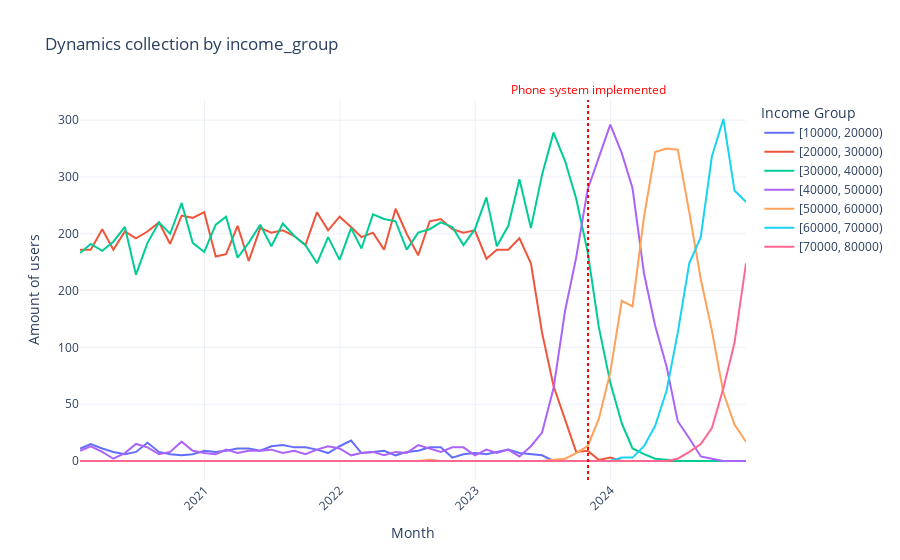

The cell this chart's notebook holds for it:
### Code cell
tmp = (
    cl[['month_end', 'income_group', 'user_id']]
    .groupby(['month_end', 'income_group'])
    .agg(count=('user_id', 'count'))
    .reset_index()
)

fig = px.line(
    tmp,
    x='month_end',
    y='count',
    color='income_group',
    title='Dynamics collection by income_group',
    labels={
        'month_end': 'Month',
        'count': 'Amount of users',
        'income_group': 'Income Group'
    },
    line_shape='linear'
)

fig.add_shape(
    type="line",
    x0="2023-11-01", x1="2023-11-01",
    y0=0, y1=1,
    xref='x', yref='paper',
    line=dict(color="red", width=2, dash="dot")
)

fig.add_annotation(
    x="2023-11-01",
    y=1,
    xref="x",
    yref="paper",
    text="Phone system implemented",
    showarrow=False,
    yanchor="bottom",
    font=dict(color="red")
)

fig.update_layout(
    yaxis_tickformat='.1s',
    xaxis_tickangle=-45,
    template='plotly_white',
    legend_title_text='Income Group'
)

fig.show()
